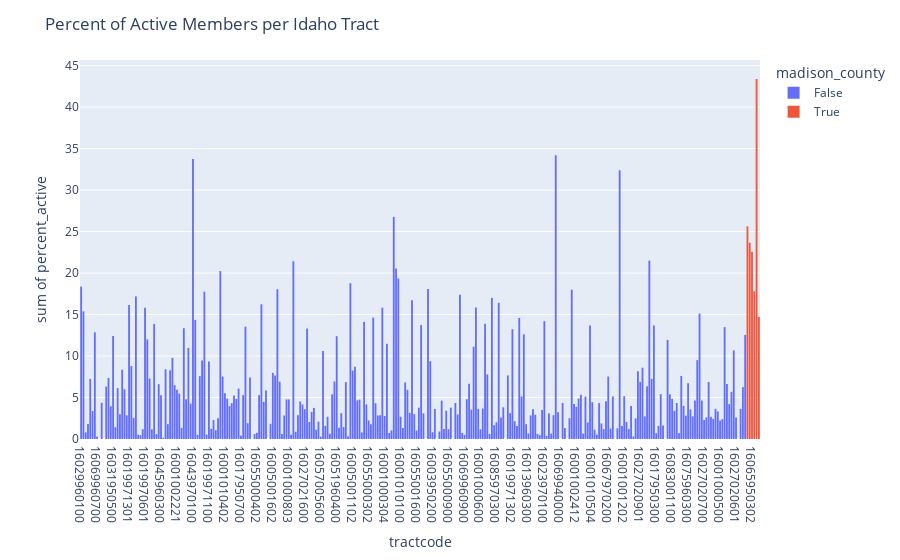

The code cell stored with this chart in its notebook:
### Code cell
fig = px.histogram(dat, x="tractcode", y="percent_active", color="madison_county")
fig.update_layout(title="Percent of Active Members per Idaho Tract")
fig.show()

### Figure 1 — Plotly figure (JSON) as saved in the notebook; plotly's stock layout.template omitted (floating-point values rounded to 4 significant figures; data arrays with more than 128 entries replaced by an {"elided": "..."} marker saying what was removed)
{"data": [{"alignmentgroup": "True", "bingroup": "x", "histfunc": "sum", "hovertemplate": "madison_county=False<br>tractcode=%{x}<br>sum of percent_active=%{y}<extra></extra>", "legendgroup": "False", "marker": {"color": "#636efa", "pattern": {"shape": ""}}, "name": "False", "offsetgroup": "False", "orientation": "v", "showlegend": true, "type": "histogram", "x": {"elided": "292 str values"}, "xaxis": "x", "y": {"elided": "292 float values"}, "yaxis": "y"}, {"alignmentgroup": "True", "bingroup": "x", "histfunc": "sum", "hovertemplate": "madison_county=True<br>tractcode=%{x}<br>sum of percent_active=%{y}<extra></extra>", "legendgroup": "True", "marker": {"color": "#EF553B", "pattern": {"shape": ""}}, "name": "True", "offsetgroup": "True", "orientation": "v", "showlegend": true, "type": "histogram", "x": ["16065950500", "16065950100", "16065950302", "16065950200", "16065950301", "16065950400"], "xaxis": "x", "y": [25.63, 23.65, 22.57, 17.82, 43.39, 14.71], "yaxis": "y"}], "layout": {"barmode": "relative", "legend": {"title": {"text": "madison_county"}, "tracegroupgap": 0}, "margin": {"t": 60}, "title": {"text": "Percent of Active Members per Idaho Tract"}, "xaxis": {"anchor": "y", "domain": [0, 1], "title": {"text": "tractcode"}}, "yaxis": {"anchor": "x", "domain": [0, 1], "title": {"text": "sum of percent_active"}}}}
